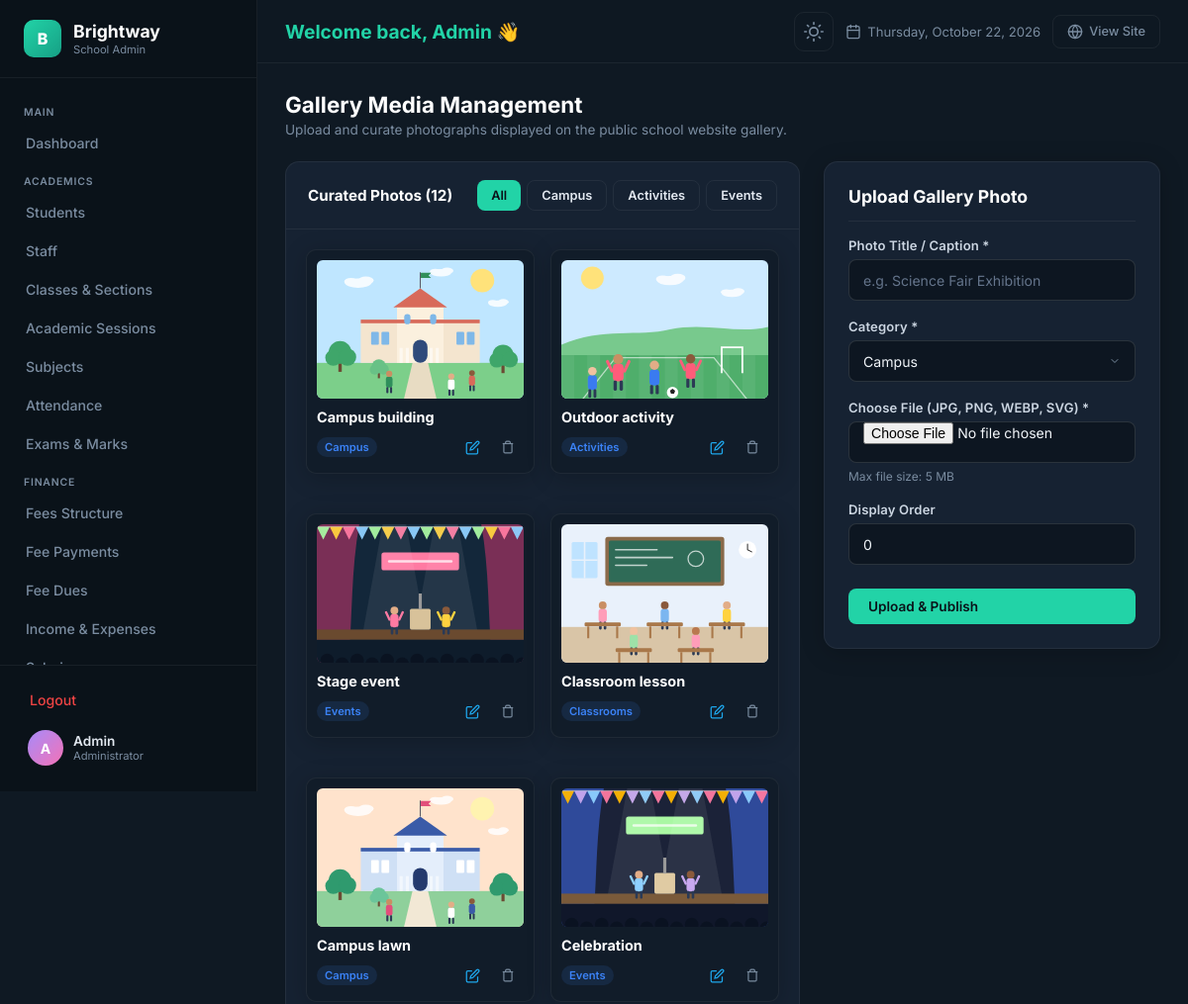
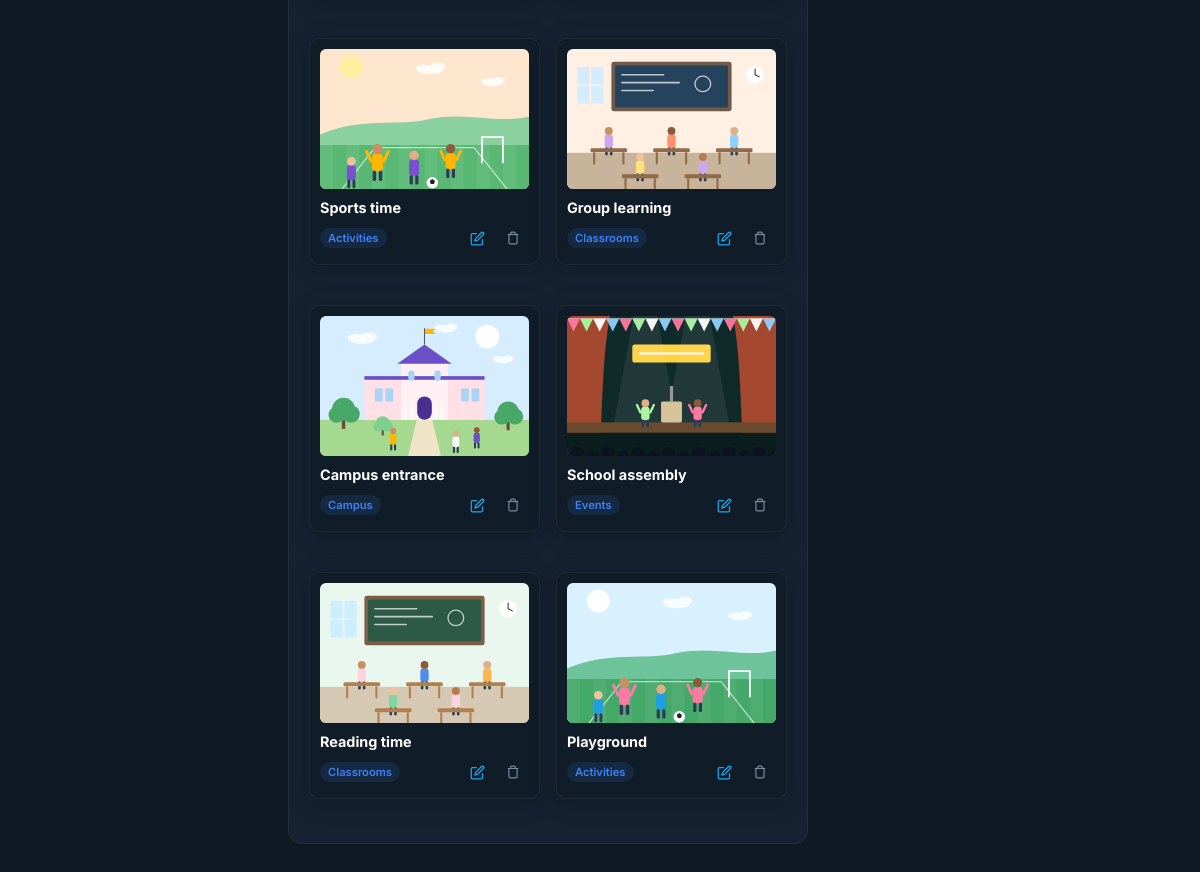
Screenshot of /admin/gallery.php (signed in) with the database file from the repository (2 pictures, top to bottom).
### tables this page shows
CREATE TABLE `gallery_images` (
  `id` INT AUTO_INCREMENT PRIMARY KEY,
  `category` ENUM('campus', 'activities', 'events', 'classrooms') NOT NULL,
  `title` VARCHAR(150) NOT NULL,
  `image_path` VARCHAR(255) NOT NULL,
  `alt_text` VARCHAR(255) NOT NULL,
  `display_order` INT NOT NULL DEFAULT 0,
  `is_published` TINYINT(1) NOT NULL DEFAULT 1,
  `created_at` DATETIME NOT NULL DEFAULT CURRENT_TIMESTAMP
);

### admin/auth.php (called while the page is built, shortened)
<?php
function getAdminName() {
    $name = $_SESSION['admin_name'] ?? $_SESSION['admin_username'] ?? 'Admin';
    return htmlspecialchars($name);
}
function getAdminInitial() {
    $name = $_SESSION['admin_name'] ?? $_SESSION['admin_username'] ?? 'Admin';
    $name = trim($name);
    return strtoupper(substr($name !== '' ? $name : 'A', 0, 1));
}
?>

### admin/gallery.php (the view, shortened to what this page needs)
<?php
require_once __DIR__ . '/auth.php';
$current_page = 'gallery';
$cat_filter = $_GET['cat'] ?? '';
$where = "WHERE 1=1";
$query = "SELECT * FROM gallery_images $where ORDER BY display_order ASC, id DESC";
$stmt = mysqli_prepare($conn, $query);
mysqli_stmt_execute($stmt);
$res = mysqli_stmt_get_result($stmt);
$images = [];
while ($r = mysqli_fetch_assoc($res)) {
    $images[] = $r;
}
include __DIR__ . '/header.php';
?>
<div class="page-header">
    <div class="page-header__left">
        <h1 class="page-header__title">Gallery Media Management</h1>
        <p class="page-header__desc">Upload and curate photographs displayed on the public school website gallery.</p>
    </div>
</div>
<div class="grid-2col gallery-admin-layout">
    <div class="panel animate-in">
        <div class="panel__header" style="display:flex;justify-content:space-between;align-items:center;flex-wrap:wrap;gap:12px;">
            <h3 class="panel__title">Curated Photos (<?php echo count($images); ?>)</h3>
            <div style="display:flex;flex-wrap:wrap;gap:6px;">
                <a href="gallery.php" class="btn-admin btn-admin--sm <?php echo empty($cat_filter) ? 'btn-admin--primary' : 'btn-admin--ghost'; ?>">All</a>
                <a href="gallery.php?cat=campus" class="btn-admin btn-admin--sm <?php echo $cat_filter === 'campus' ? 'btn-admin--primary' : 'btn-admin--ghost'; ?>">Campus</a>
                <a href="gallery.php?cat=activities" class="btn-admin btn-admin--sm <?php echo $cat_filter === 'activities' ? 'btn-admin--primary' : 'btn-admin--ghost'; ?>">Activities</a>
                <a href="gallery.php?cat=events" class="btn-admin btn-admin--sm <?php echo $cat_filter === 'events' ? 'btn-admin--primary' : 'btn-admin--ghost'; ?>">Events</a>
            </div>
        </div>
        <?php if (!empty($images)): ?>
            <div class="gallery-photo-grid">
                <?php foreach ($images as $img):
                    $src = '../' . $img['image_path'];
                ?>
                <div class="card" style="padding:10px;border-radius:10px;background:var(--admin-input-bg);border:1px solid var(--admin-border);position:relative;">
                    <div style="height:140px;border-radius:6px;overflow:hidden;background:#0c1a26;position:relative;display:flex;align-items:center;justify-content:center;">
                        <img src="<?php echo htmlspecialchars($src); ?>" alt="<?php echo htmlspecialchars($img['alt_text']); ?>" style="width:100%;height:100%;object-fit:cover;display:block;">
                    </div>
                    <div style="margin-top:10px;">
                        <div style="font-weight:700;font-size:0.9rem;color:var(--admin-heading);white-space:nowrap;overflow:hidden;text-overflow:ellipsis;" title="<?php echo htmlspecialchars($img['title']); ?>">
                            <?php echo htmlspecialchars($img['title']); ?>
                        </div>
                        <div style="display:flex;justify-content:space-between;align-items:center;margin-top:6px;">
                            <span class="badge badge--info" style="font-size:0.7rem;"><?php echo ucfirst($img['category']); ?></span>
                            <div style="display:flex;gap:4px;align-items:center;">
                                <button type="button" class="action-btn action-btn--edit" onclick='openEditModal(<?php echo json_encode($img); ?>)' title="Change / Edit Photo" style="background:none;border:none;cursor:pointer;color:var(--admin-primary,#1ea7ec);">
                                    <svg width="15" height="15" viewBox="0 0 24 24" fill="none" stroke="currentColor" stroke-width="2"><path d="M11 4H4a2 2 0 0 0-2 2v14a2 2 0 0 0 2 2h14a2 2 0 0 0 2-2v-7"/><path d="M18.5 2.5a2.121 2.121 0 0 1 3 3L12 15l-4 1 1-4 9.5-9.5z"/></svg>
                                </button>
                                <form method="POST" action="gallery.php" onsubmit="return confirm('Delete this photo?');" style="margin:0;">
                                    <button type="submit" class="action-btn action-btn--delete" style="background:none;border:none;cursor:pointer;" title="Delete">
                                        <svg width="14" height="14" viewBox="0 0 24 24" fill="none" stroke="currentColor" stroke-width="2"><polyline points="3 6 5 6 21 6"/><path d="M19 6v14a2 2 0 0 1-2 2H7a2 2 0 0 1-2-2V6m3 0V4a2 2 0 0 1 2-2h4a2 2 0 0 1 2 2v2"/></svg>
                                    </button>
                                </form>
                            </div>
                        </div>
                    </div>
                </div>
                <?php endforeach; ?>
            </div>
        <?php else: ?>
            <div class="empty-state"><p>No photos in this category yet.</p></div>
        <?php endif; ?>
    </div>
    <div class="card animate-in" style="padding:24px;">
        <h3 style="font-size:1.1rem;font-weight:700;color:var(--admin-heading);margin-bottom:16px;">Upload Gallery Photo</h3>
        <form method="POST" action="gallery.php" enctype="multipart/form-data">
            <div class="form-group">
                <label class="form-label">Photo Title / Caption *</label>
                <input type="text" name="title" class="form-control" placeholder="e.g. Science Fair Exhibition" required>
            </div>
            <div class="form-group">
                <label class="form-label">Category *</label>
                <select name="category" class="form-control" required>
                    <option value="campus">Campus</option>
                </select>
            </div>
            <div class="form-group">
                <label class="form-label">Choose File (JPG, PNG, WEBP, SVG) *</label>
                <input type="file" name="image" class="form-control" accept="image/jpeg,image/png,image/webp,image/svg+xml" required>
                <small style="color:var(--admin-text-muted);font-size:0.75rem;">Max file size: 5 MB</small>
            </div>
            <div class="form-group">
                <label class="form-label">Display Order</label>
                <input type="number" name="display_order" class="form-control" value="0">
            </div>
            <button type="submit" class="btn-admin btn-admin--primary" style="width:100%;margin-top:6px;">
                Upload & Publish
            </button>
        </form>
    </div>
</div>
<?php include __DIR__ . '/footer.php'; ?>

### admin/header.php (shortened to what this page needs)
<?php
if (!isset($admin_name) || empty($admin_name)) {
    $admin_name = function_exists('getAdminName')
        ? getAdminName()
        : htmlspecialchars($_SESSION['admin_name'] ?? $_SESSION['admin_username'] ?? 'Admin');
}
if (!isset($admin_initial) || empty($admin_initial)) {
    $admin_initial = function_exists('getAdminInitial')
        ? getAdminInitial()
        : strtoupper(substr($admin_name, 0, 1));
}
if (!isset($today) || empty($today)) {
    $today = date('l, F j, Y');
}
?>
<!DOCTYPE html>
<html lang="en">
<head>
    <link rel="stylesheet" href="assets/css/admin.css?v=<?php echo file_exists(__DIR__ . '/assets/css/admin.css') ? filemtime(__DIR__ . '/assets/css/admin.css') : time(); ?>">
</head>
<body class="admin-body">
<aside class="admin-sidebar" id="adminSidebar">
    <div class="sidebar-brand">
        <div class="sidebar-brand__icon">B</div>
        <div class="sidebar-brand__text">
            Brightway
            <small>School Admin</small>
        </div>
    </div>
    <nav class="sidebar-nav">
        <div class="sidebar-nav__label">Main</div>
        <a href="dashboard.php" class="sidebar-nav__link <?php echo $current_page === 'dashboard' ? 'active' : ''; ?>">Dashboard</a>
        <div class="sidebar-nav__label">Academics</div>
        <a href="students.php" class="sidebar-nav__link <?php echo $current_page === 'students' ? 'active' : ''; ?>">Students</a>
        <a href="staff.php" class="sidebar-nav__link <?php echo $current_page === 'staff' ? 'active' : ''; ?>">Staff</a>
        <a href="classes.php" class="sidebar-nav__link <?php echo $current_page === 'classes' ? 'active' : ''; ?>">Classes & Sections</a>
        <a href="sessions.php" class="sidebar-nav__link <?php echo $current_page === 'sessions' ? 'active' : ''; ?>">Academic Sessions</a>
        <a href="subjects.php" class="sidebar-nav__link <?php echo $current_page === 'subjects' ? 'active' : ''; ?>">Subjects</a>
        <a href="attendance.php" class="sidebar-nav__link <?php echo $current_page === 'attendance' ? 'active' : ''; ?>">Attendance</a>
        <a href="exams.php" class="sidebar-nav__link <?php echo $current_page === 'exams' ? 'active' : ''; ?>">Exams & Marks</a>
        <div class="sidebar-nav__label">Finance</div>
        <a href="fees.php" class="sidebar-nav__link <?php echo $current_page === 'fees' ? 'active' : ''; ?>">Fees Structure</a>
        <a href="fee_payments.php" class="sidebar-nav__link <?php echo $current_page === 'fee_payments' ? 'active' : ''; ?>">Fee Payments</a>
        <a href="fee_dues.php" class="sidebar-nav__link <?php echo $current_page === 'fee_dues' ? 'active' : ''; ?>">Fee Dues</a>
        <a href="income_expense.php" class="sidebar-nav__link <?php echo $current_page === 'income_expense' ? 'active' : ''; ?>">Income & Expenses</a>
        <a href="staff_salary_payments.php" class="sidebar-nav__link <?php echo $current_page === 'salary' ? 'active' : ''; ?>">Salaries</a>
    </nav>
    <div class="sidebar-bottom">
        <a href="logout.php" class="sidebar-nav__link" style="color:var(--admin-red);">Logout</a>
        <div class="sidebar-user">
            <div class="sidebar-user__avatar"><?php echo $admin_initial; ?></div>
            <div class="sidebar-user__info">
                <div class="sidebar-user__name"><?php echo $admin_name; ?></div>
                <div class="sidebar-user__role">Administrator</div>
            </div>
        </div>
    </div>
</aside>
<div class="admin-main">
    <header class="admin-topbar">
        <div class="topbar-left">
            <div class="topbar-title"><span class="topbar-greeting">Welcome back, </span><span><?php echo $admin_name; ?></span> 👋</div>
        </div>
        <div class="topbar-right">
            <button class="topbar-btn" id="themeToggle" title="Toggle Light/Dark Mode" aria-label="Toggle light or dark theme">
            </button>
            <span class="topbar-date">
                <svg width="16" height="16" viewBox="0 0 24 24" fill="none" stroke="currentColor" stroke-width="2" stroke-linecap="round" stroke-linejoin="round"><rect x="3" y="4" width="18" height="18" rx="2" ry="2"/><line x1="16" y1="2" x2="16" y2="6"/><line x1="8" y1="2" x2="8" y2="6"/><line x1="3" y1="10" x2="21" y2="10"/></svg>
                <?php echo $today; ?>
            </span>
            <a href="../index.php" class="back-to-site" title="View public website">
                <span>View Site</span>
            </a>
        </div>
    </header>
    <main class="admin-content">

### admin/footer.php (shortened to what this page needs)
    </main>
</div>
</body>
</html>

### admin/gallery.php (style rules this page uses)
.gallery-admin-layout { display: grid; grid-template-columns: 1fr 340px; gap: 24px; align-items: start; }
.gallery-photo-grid { display: grid; grid-template-columns: repeat(auto-fill, minmax(200px, 1fr)); gap: 16px; padding: 20px; }

### rows the page displays
gallery_images: image_path (picture), title "Campus building", category "Campus"
gallery_images: image_path (picture), title "Outdoor activity", category "Activities"
gallery_images: image_path (picture), title "Stage event", category "Events"
gallery_images: image_path (picture), title "Classroom lesson", category "Classrooms"
gallery_images: image_path (picture), title "Campus lawn", category "Campus"
gallery_images: image_path (picture), title "Celebration", category "Events"
gallery_images: image_path (picture), title "Sports time", category "Activities"
gallery_images: image_path (picture), title "Group learning", category "Classrooms"
gallery_images: image_path (picture), title "Campus entrance", category "Campus"
gallery_images: image_path (picture), title "School assembly", category "Events"
gallery_images: image_path (picture), title "Reading time", category "Classrooms"
gallery_images: image_path (picture), title "Playground", category "Activities"

### other values shown
$admin_initial "A"
$admin_name "Admin"
count($images) "12"
